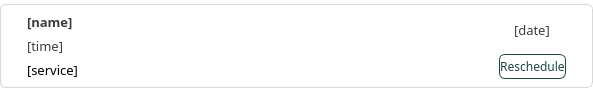
<?xml version="1.0" encoding="UTF-8"?>
<ui version="4.0">
 <class>item_appointments</class>
 <widget class="QWidget" name="item_appointments">
  <property name="geometry">
   <rect>
    <x>0</x>
    <y>0</y>
    <width>593</width>
    <height>77</height>
   </rect>
  </property>
  <property name="maximumSize">
   <size>
    <width>16777215</width>
    <height>77</height>
   </size>
  </property>
  <property name="palette">
   <palette>
    <active>
     <colorrole role="WindowText">
      <brush brushstyle="SolidPattern">
       <color alpha="255">
        <red>0</red>
        <green>0</green>
        <blue>0</blue>
       </color>
      </brush>
     </colorrole>
     <colorrole role="Button">
      <brush brushstyle="SolidPattern">
       <color alpha="255">
        <red>255</red>
        <green>255</green>
        <blue>255</blue>
       </color>
      </brush>
     </colorrole>
     <colorrole role="Light">
      <brush brushstyle="SolidPattern">
       <color alpha="255">
        <red>255</red>
        <green>255</green>
        <blue>255</blue>
       </color>
      </brush>
     </colorrole>
     <colorrole role="Midlight">
      <brush brushstyle="SolidPattern">
       <color alpha="255">
        <red>255</red>
        <green>255</green>
        <blue>255</blue>
       </color>
      </brush>
     </colorrole>
     <colorrole role="Dark">
      <brush brushstyle="SolidPattern">
       <color alpha="255">
        <red>127</red>
        <green>127</green>
        <blue>127</blue>
       </color>
      </brush>
     </colorrole>
     <colorrole role="Mid">
      <brush brushstyle="SolidPattern">
       <color alpha="255">
        <red>170</red>
        <green>170</green>
        <blue>170</blue>
       </color>
      </brush>
     </colorrole>
     <colorrole role="Text">
      <brush brushstyle="SolidPattern">
       <color alpha="255">
        <red>0</red>
        <green>0</green>
        <blue>0</blue>
       </color>
      </brush>
     </colorrole>
     <colorrole role="BrightText">
      <brush brushstyle="SolidPattern">
       <color alpha="255">
        <red>255</red>
        <green>255</green>
        <blue>255</blue>
       </color>
      </brush>
     </colorrole>
     <colorrole role="ButtonText">
      <brush brushstyle="SolidPattern">
       <color alpha="255">
        <red>0</red>
        <green>0</green>
        <blue>0</blue>
       </color>
      </brush>
     </colorrole>
     <colorrole role="Base">
      <brush brushstyle="SolidPattern">
       <color alpha="255">
        <red>255</red>
        <green>255</green>
        <blue>255</blue>
       </color>
      </brush>
     </colorrole>
     <colorrole role="Window">
      <brush brushstyle="SolidPattern">
       <color alpha="255">
        <red>255</red>
        <green>255</green>
        <blue>255</blue>
       </color>
      </brush>
     </colorrole>
     <colorrole role="Shadow">
      <brush brushstyle="SolidPattern">
       <color alpha="255">
        <red>0</red>
        <green>0</green>
        <blue>0</blue>
       </color>
      </brush>
     </colorrole>
     <colorrole role="AlternateBase">
      <brush brushstyle="SolidPattern">
       <color alpha="255">
        <red>255</red>
        <green>255</green>
        <blue>255</blue>
       </color>
      </brush>
     </colorrole>
     <colorrole role="ToolTipBase">
      <brush brushstyle="SolidPattern">
       <color alpha="255">
        <red>255</red>
        <green>255</green>
        <blue>220</blue>
       </color>
      </brush>
     </colorrole>
     <colorrole role="ToolTipText">
      <brush brushstyle="SolidPattern">
       <color alpha="255">
        <red>0</red>
        <green>0</green>
        <blue>0</blue>
       </color>
      </brush>
     </colorrole>
     <colorrole role="PlaceholderText">
      <brush brushstyle="SolidPattern">
       <color alpha="127">
        <red>0</red>
        <green>0</green>
        <blue>0</blue>
       </color>
      </brush>
     </colorrole>
     <colorrole role="Accent">
      <brush brushstyle="SolidPattern">
       <color alpha="255">
        <red>255</red>
        <green>255</green>
        <blue>255</blue>
       </color>
      </brush>
     </colorrole>
    </active>
    <inactive>
     <colorrole role="WindowText">
      <brush brushstyle="SolidPattern">
       <color alpha="255">
        <red>0</red>
        <green>0</green>
        <blue>0</blue>
       </color>
      </brush>
     </colorrole>
     <colorrole role="Button">
      <brush brushstyle="SolidPattern">
       <color alpha="255">
        <red>255</red>
        <green>255</green>
        <blue>255</blue>
       </color>
      </brush>
     </colorrole>
     <colorrole role="Light">
      <brush brushstyle="SolidPattern">
       <color alpha="255">
        <red>255</red>
        <green>255</green>
        <blue>255</blue>
       </color>
      </brush>
     </colorrole>
     <colorrole role="Midlight">
      <brush brushstyle="SolidPattern">
       <color alpha="255">
        <red>255</red>
        <green>255</green>
        <blue>255</blue>
       </color>
      </brush>
     </colorrole>
     <colorrole role="Dark">
      <brush brushstyle="SolidPattern">
       <color alpha="255">
        <red>127</red>
        <green>127</green>
        <blue>127</blue>
       </color>
      </brush>
     </colorrole>
     <colorrole role="Mid">
      <brush brushstyle="SolidPattern">
       <color alpha="255">
        <red>170</red>
        <green>170</green>
        <blue>170</blue>
       </color>
      </brush>
     </colorrole>
     <colorrole role="Text">
      <brush brushstyle="SolidPattern">
       <color alpha="255">
        <red>0</red>
        <green>0</green>
        <blue>0</blue>
       </color>
      </brush>
     </colorrole>
     <colorrole role="BrightText">
      <brush brushstyle="SolidPattern">
       <color alpha="255">
        <red>255</red>
        <green>255</green>
        <blue>255</blue>
       </color>
      </brush>
     </colorrole>
     <colorrole role="ButtonText">
      <brush brushstyle="SolidPattern">
       <color alpha="255">
        <red>0</red>
        <green>0</green>
        <blue>0</blue>
       </color>
      </brush>
     </colorrole>
     <colorrole role="Base">
      <brush brushstyle="SolidPattern">
       <color alpha="255">
        <red>255</red>
        <green>255</green>
        <blue>255</blue>
       </color>
      </brush>
     </colorrole>
     <colorrole role="Window">
      <brush brushstyle="SolidPattern">
       <color alpha="255">
        <red>255</red>
        <green>255</green>
        <blue>255</blue>
       </color>
      </brush>
     </colorrole>
     <colorrole role="Shadow">
      <brush brushstyle="SolidPattern">
       <color alpha="255">
        <red>0</red>
        <green>0</green>
        <blue>0</blue>
       </color>
      </brush>
     </colorrole>
     <colorrole role="AlternateBase">
      <brush brushstyle="SolidPattern">
       <color alpha="255">
        <red>255</red>
        <green>255</green>
        <blue>255</blue>
       </color>
      </brush>
     </colorrole>
     <colorrole role="ToolTipBase">
      <brush brushstyle="SolidPattern">
       <color alpha="255">
        <red>255</red>
        <green>255</green>
        <blue>220</blue>
       </color>
      </brush>
     </colorrole>
     <colorrole role="ToolTipText">
      <brush brushstyle="SolidPattern">
       <color alpha="255">
        <red>0</red>
        <green>0</green>
        <blue>0</blue>
       </color>
      </brush>
     </colorrole>
     <colorrole role="PlaceholderText">
      <brush brushstyle="SolidPattern">
       <color alpha="127">
        <red>0</red>
        <green>0</green>
        <blue>0</blue>
       </color>
      </brush>
     </colorrole>
     <colorrole role="Accent">
      <brush brushstyle="SolidPattern">
       <color alpha="255">
        <red>255</red>
        <green>255</green>
        <blue>255</blue>
       </color>
      </brush>
     </colorrole>
    </inactive>
    <disabled>
     <colorrole role="WindowText">
      <brush brushstyle="SolidPattern">
       <color alpha="255">
        <red>127</red>
        <green>127</green>
        <blue>127</blue>
       </color>
      </brush>
     </colorrole>
     <colorrole role="Button">
      <brush brushstyle="SolidPattern">
       <color alpha="255">
        <red>255</red>
        <green>255</green>
        <blue>255</blue>
       </color>
      </brush>
     </colorrole>
     <colorrole role="Light">
      <brush brushstyle="SolidPattern">
       <color alpha="255">
        <red>255</red>
        <green>255</green>
        <blue>255</blue>
       </color>
      </brush>
     </colorrole>
     <colorrole role="Midlight">
      <brush brushstyle="SolidPattern">
       <color alpha="255">
        <red>255</red>
        <green>255</green>
        <blue>255</blue>
       </color>
      </brush>
     </colorrole>
     <colorrole role="Dark">
      <brush brushstyle="SolidPattern">
       <color alpha="255">
        <red>127</red>
        <green>127</green>
        <blue>127</blue>
       </color>
      </brush>
     </colorrole>
     <colorrole role="Mid">
      <brush brushstyle="SolidPattern">
       <color alpha="255">
        <red>170</red>
        <green>170</green>
        <blue>170</blue>
       </color>
      </brush>
     </colorrole>
     <colorrole role="Text">
      <brush brushstyle="SolidPattern">
       <color alpha="255">
        <red>127</red>
        <green>127</green>
        <blue>127</blue>
       </color>
      </brush>
     </colorrole>
     <colorrole role="BrightText">
      <brush brushstyle="SolidPattern">
       <color alpha="255">
        <red>255</red>
        <green>255</green>
        <blue>255</blue>
       </color>
      </brush>
     </colorrole>
     <colorrole role="ButtonText">
      <brush brushstyle="SolidPattern">
       <color alpha="255">
        <red>127</red>
        <green>127</green>
        <blue>127</blue>
       </color>
      </brush>
     </colorrole>
     <colorrole role="Base">
      <brush brushstyle="SolidPattern">
       <color alpha="255">
        <red>255</red>
        <green>255</green>
        <blue>255</blue>
       </color>
      </brush>
     </colorrole>
     <colorrole role="Window">
      <brush brushstyle="SolidPattern">
       <color alpha="255">
        <red>255</red>
        <green>255</green>
        <blue>255</blue>
       </color>
      </brush>
     </colorrole>
     <colorrole role="Shadow">
      <brush brushstyle="SolidPattern">
       <color alpha="255">
        <red>0</red>
        <green>0</green>
        <blue>0</blue>
       </color>
      </brush>
     </colorrole>
     <colorrole role="AlternateBase">
      <brush brushstyle="SolidPattern">
       <color alpha="255">
        <red>255</red>
        <green>255</green>
        <blue>255</blue>
       </color>
      </brush>
     </colorrole>
     <colorrole role="ToolTipBase">
      <brush brushstyle="SolidPattern">
       <color alpha="255">
        <red>255</red>
        <green>255</green>
        <blue>220</blue>
       </color>
      </brush>
     </colorrole>
     <colorrole role="ToolTipText">
      <brush brushstyle="SolidPattern">
       <color alpha="255">
        <red>0</red>
        <green>0</green>
        <blue>0</blue>
       </color>
      </brush>
     </colorrole>
     <colorrole role="PlaceholderText">
      <brush brushstyle="SolidPattern">
       <color alpha="127">
        <red>127</red>
        <green>127</green>
        <blue>127</blue>
       </color>
      </brush>
     </colorrole>
     <colorrole role="Accent">
      <brush brushstyle="SolidPattern">
       <color alpha="255">
        <red>255</red>
        <green>255</green>
        <blue>255</blue>
       </color>
      </brush>
     </colorrole>
    </disabled>
   </palette>
  </property>
  <property name="windowTitle">
   <string>Form</string>
  </property>
  <layout class="QVBoxLayout" name="verticalLayout">
   <property name="leftMargin">
    <number>0</number>
   </property>
   <property name="topMargin">
    <number>4</number>
   </property>
   <property name="rightMargin">
    <number>0</number>
   </property>
   <property name="bottomMargin">
    <number>4</number>
   </property>
   <item>
    <widget class="QWidget" name="apt_details_container" native="true">
     <property name="styleSheet">
      <string notr="true">#apt_details_container {
	border: 1px solid rgba(150, 150, 150, 90);
	border-radius: 6px;
	background: white;

}

#apt_details_container:hover {
	border: 1px solid #4DB2AA;

}

 </string>
     </property>
     <layout class="QHBoxLayout" name="horizontalLayout">
      <property name="spacing">
       <number>8</number>
      </property>
      <property name="leftMargin">
       <number>18</number>
      </property>
      <property name="topMargin">
       <number>0</number>
      </property>
      <property name="rightMargin">
       <number>18</number>
      </property>
      <property name="bottomMargin">
       <number>0</number>
      </property>
      <item>
       <widget class="QWidget" name="info_container" native="true">
        <layout class="QVBoxLayout" name="verticalLayout_2">
         <item>
          <widget class="QLabel" name="name_label">
           <property name="font">
            <font>
             <family>Slate</family>
             <pointsize>10</pointsize>
             <bold>true</bold>
            </font>
           </property>
           <property name="styleSheet">
            <string notr="true">color: rgb(60, 60, 60);</string>
           </property>
           <property name="text">
            <string>[name]</string>
           </property>
          </widget>
         </item>
         <item>
          <widget class="QLabel" name="time_label">
           <property name="font">
            <font>
             <family>Slate</family>
             <pointsize>10</pointsize>
            </font>
           </property>
           <property name="styleSheet">
            <string notr="true">color: rgb(60, 60, 60);</string>
           </property>
           <property name="text">
            <string>[time]</string>
           </property>
          </widget>
         </item>
         <item>
          <widget class="QLabel" name="service_label">
           <property name="font">
            <font>
             <family>Slate</family>
             <pointsize>10</pointsize>
            </font>
           </property>
           <property name="styleSheet">
            <string notr="true">color: black;
</string>
           </property>
           <property name="text">
            <string>[service]</string>
           </property>
          </widget>
         </item>
        </layout>
       </widget>
      </item>
      <item>
       <spacer name="horizontalSpacer">
        <property name="orientation">
         <enum>Qt::Orientation::Horizontal</enum>
        </property>
        <property name="sizeHint" stdset="0">
         <size>
          <width>40</width>
          <height>20</height>
         </size>
        </property>
       </spacer>
      </item>
      <item>
       <widget class="QWidget" name="date_container" native="true">
        <layout class="QVBoxLayout" name="verticalLayout_3">
         <item alignment="Qt::AlignmentFlag::AlignHCenter|Qt::AlignmentFlag::AlignVCenter">
          <widget class="QLabel" name="date_label">
           <property name="font">
            <font>
             <family>Slate</family>
             <pointsize>10</pointsize>
            </font>
           </property>
           <property name="styleSheet">
            <string notr="true">color: rgb(60, 60, 60);</string>
           </property>
           <property name="text">
            <string>[date]</string>
           </property>
          </widget>
         </item>
         <item>
          <widget class="QPushButton" name="resched_button">
           <property name="maximumSize">
            <size>
             <width>80</width>
             <height>25</height>
            </size>
           </property>
           <property name="font">
            <font>
             <family>Slate</family>
            </font>
           </property>
           <property name="cursor">
            <cursorShape>PointingHandCursor</cursorShape>
           </property>
           <property name="styleSheet">
            <string notr="true">#resched_button {
	background: white;
	border-radius: 6px;
	border: 1px solid #1F4744;
	color: #1F4744;

}

#resched_button:hover {
	background: #DBF0EE;	
}

#resched_button:pressed {
	background: #B8E0DD;
}</string>
           </property>
           <property name="text">
            <string>Reschedule</string>
           </property>
          </widget>
         </item>
        </layout>
       </widget>
      </item>
     </layout>
    </widget>
   </item>
  </layout>
 </widget>
 <resources/>
 <connections/>
</ui>
